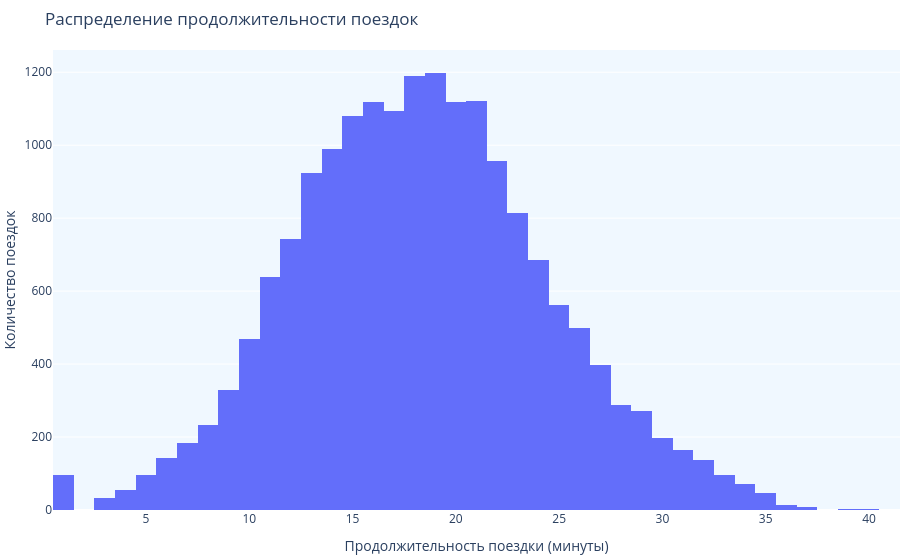

Here is the notebook cell this chart was saved with:
### Markdown cell above
<font color='DarkBlue'><b>Комментарий ревьюера</b></font><br>
<font color='DarkMagenta'>👉 Правильно было бы посмотреть сводную статистику продолжительности поездок  методом `describe()`.</font>

### Code cell
fig = px.histogram(rides, 
                   x='duration', 
                   nbins=60,
                   title='Распределение продолжительности поездок')

fig.update_layout(
    xaxis_title='Продолжительность поездки (минуты)',
    yaxis_title='Количество поездок',
    plot_bgcolor='AliceBlue',
    margin={"r": 0, "t": 50, "l": 0, "b": 50}
)

fig.show()

### Figure 1 — Plotly figure (JSON) as saved in the notebook; plotly's stock layout.template omitted (floating-point values rounded to 4 significant figures; data arrays with more than 128 entries replaced by an {"elided": "..."} marker saying what was removed)
{"data": [{"alignmentgroup": "True", "bingroup": "x", "hovertemplate": "duration=%{x}<br>count=%{y}<extra></extra>", "legendgroup": "", "marker": {"color": "#636efa", "pattern": {"shape": ""}}, "name": "", "nbinsx": 60, "offsetgroup": "", "orientation": "v", "showlegend": false, "type": "histogram", "x": {"elided": "18068 int values"}, "xaxis": "x", "yaxis": "y"}], "layout": {"barmode": "relative", "legend": {"tracegroupgap": 0}, "margin": {"b": 50, "l": 0, "r": 0, "t": 50}, "plot_bgcolor": "AliceBlue", "title": {"text": "Распределение продолжительности поездок"}, "xaxis": {"anchor": "y", "domain": [0, 1], "title": {"text": "Продолжительность поездки (минуты)"}}, "yaxis": {"anchor": "x", "domain": [0, 1], "title": {"text": "Количество поездок"}}}}
